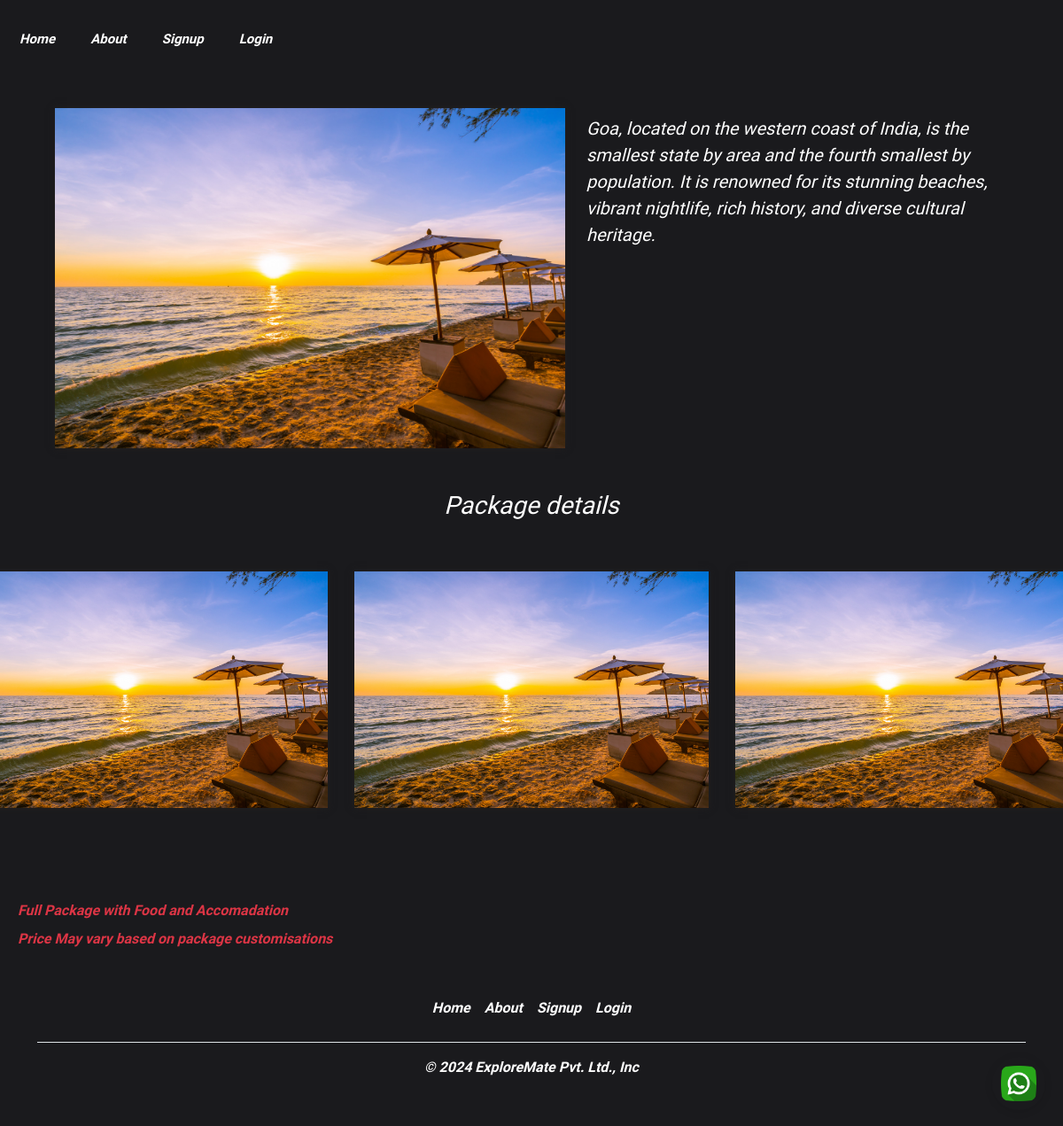
Page /packagedetails/2/ on the committed database.
### Tourpackageapp/models.py (models this page shows, shortened)
class Package(models.Model):
    place = models.CharField(max_length=50)
    desc = models.TextField()
    image = models.ImageField(upload_to="images/packages", null=True, blank=True)
    price = models.DecimalField(max_digits=10, decimal_places=2, null=True, blank=True)
    packager = models.ForeignKey(Packager, on_delete=models.CASCADE)
    image1 = models.ImageField(upload_to="images/packages", null=True, blank=True)
    image2 = models.ImageField(upload_to="images/packages", null=True, blank=True)
    image3 = models.ImageField(upload_to="images/packages", null=True, blank=True)
    pdf = models.FileField(upload_to="pdf/packages",  null=True, blank=True)

### Tourpackageapp/views.py (the view)
# urls.py: path('packagedetails/<int:pk>/', views.packagedetails, name='packagedetails'),
def packagedetails(request, pk):
    package = get_object_or_404(Package, pk=pk)
    return render(request, 'packagedetails.html', {'package': package})

### templates/packagedetails.html (shortened to what this page needs)
{% extends 'base.html' %}
{% load static %}
{% block content %}
<div class="container-fluid my-5 text-light">
    <div class="row justify-content-center my-2">
        <div class="col-6">
            {% if package.image %}
            <img class="img-fluid" height="500px" width="600px;" style="box-shadow: 0 0px 8px #211f1f;" src="{{package.image.url}}">
            {% endif %}
        </div>
        <div class="col-5" style="color:white;">
            <p class="lead">{{package.desc}}</p>
        </div>
    </div>
</div>
<div>
    <h3 style="text-align:center; ">Package details</h3>
<div style="padding:50px; display: flex; justify-content: center;">
    <img class="img-fluid" height="300px" width="400px" style="box-shadow: 0 0px 8px #211f1f; margin: 0 15px;" src="{{ package.image1.url }}">
    <img class="img-fluid" height="300px" width="400px" style="box-shadow: 0 0px 8px #211f1f; margin: 0 15px;" src="{{ package.image2.url }}">
    <img class="img-fluid" height="300px" width="400px" style="box-shadow: 0 0px 8px #211f1f; margin: 0 15px;" src="{{ package.image3.url }}">
</div>
    <div>
        <p class="text-danger" style="margin-top:50px; margin-left: 20px; line-height:2;">
                Full Package with Food and Accomadation<br>
                Price May vary based on package customisations</p>
    </div>
</div>
{% endblock %}

### static/css/style.css (style rules this page uses)
.oxanium-body { font-family: "Oxanium", sans-serif; font-optical-sizing: auto; font-weight: bold; font-style: italic; }

### templates/base.html (style rules this page uses)
html { scroll-behavior: smooth; }
img { max-width: 100%; height: auto; }

### rows in the picture
Package: image (picture), desc "Goa, located on the western coast of India, is the smallest state by area and the fourth smallest by population. It is renowned for its stunning beaches, vibrant nightlife, rich history, and diverse cultural heritage.", image1 (picture), image2 (picture), image3 (picture)
